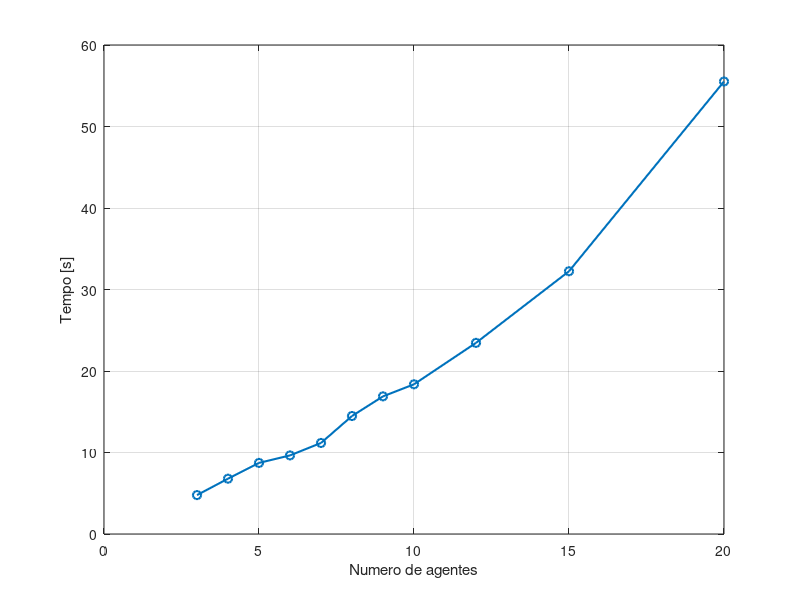

This chart was generated by the following MATLAB code:
% Analise de tempo computacional em funcao do numero de agentes

t = [4.7748;
    6.7888;
    8.7236;
    9.6433
    11.1707;
    14.4767;
    16.8881
   18.3683;
   23.4542;
   32.2390;
   55.5227];
ag = [3;4;5;6;7;8;9;10;12;15;20];

figure (15)
hold on
grid on;
% xlim([0 t(end)])
plot(ag,t,'-o','LineWidth',1.5); hold on;
hold on;  box on;
ylabel('Tempo [s]'); xlabel('Numero de agentes')
